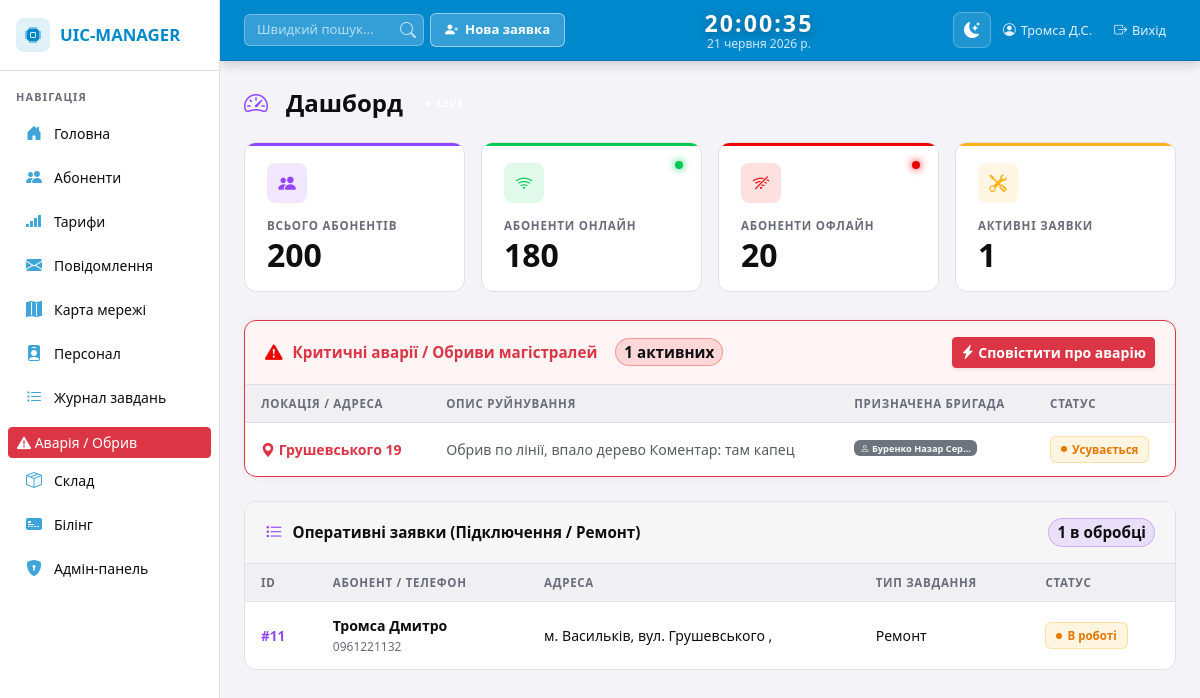
The app's page / (signed in), older data.
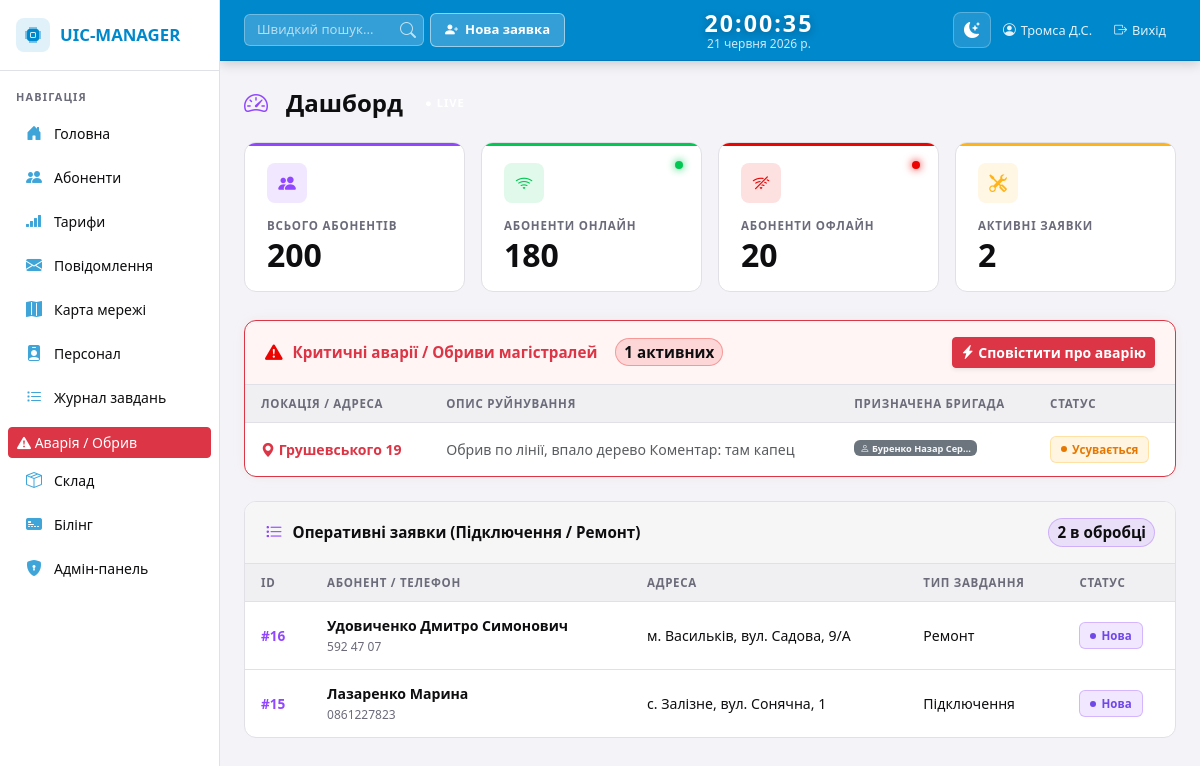
The same page, newer data.
### infrastructure/models.py (models this page shows, shortened)
class EmergencyTask(models.Model):
    city = models.CharField(max_length=50, default="м. Васильків", verbose_name="Місто")
    street = models.CharField(max_length=100, verbose_name="Вулиця")
    address = models.CharField(max_length=255, verbose_name="Повна адреса")
    description = models.TextField(verbose_name="Опис проблеми")
    status = models.CharField(max_length=20, default='new')
    assignees = models.ManyToManyField(Employee, related_name="emergency_tasks")
    created_at = models.DateTimeField(auto_now_add=True)
    latitude = models.CharField(max_length=50, blank=True, null=True)
    longitude = models.CharField(max_length=50, blank=True, null=True)
    class Meta:
        verbose_name = "Аварія"
        verbose_name_plural = "Аварії"

class Employee(models.Model):
    POSITION_CHOICES = [
        ('admin', 'Системний адміністратор'),
        ('installer', 'Монтажник'),
        ('operator', 'Оператор Колл-центру'),
        ('foreman', 'Бригадир'),
        ('director', 'Директор'),
    ]
    full_name = models.CharField(max_length=150)
    position = models.CharField(max_length=50, choices=POSITION_CHOICES, verbose_name="Посада")
    phone = models.CharField(max_length=20)
    email = models.EmailField(blank=True, null=True)
    is_active = models.BooleanField(default=True)
    class Meta:
        verbose_name = "Співробітник"
        verbose_name_plural = "Співробітники"

class ConnectionApplication(models.Model):
    full_name = models.CharField(max_length=150, verbose_name="ПІБ")
    phone = models.CharField(max_length=20, verbose_name="Телефон")
    city = models.CharField(max_length=50, verbose_name="Місто")
    task_type = models.CharField(max_length=20, default='connection', verbose_name="Тип завдання")
    object_type = models.CharField(max_length=20, verbose_name="Тип об'єкта")
    street = models.CharField(max_length=100, verbose_name="Вулиця")
    house_number = models.CharField(max_length=20, verbose_name="№ будинку")
    comment = models.TextField(blank=True, null=True)
    status = models.CharField(max_length=20, default='new')
    created_at = models.DateTimeField(auto_now_add=True)
    planned_date = models.DateField(null=True, blank=True, verbose_name="Запланована дата")
    assignee = models.ForeignKey(Employee, on_delete=models.SET_NULL, null=True, blank=True, verbose_name="Виконавець")
    class Meta:
        verbose_name = "Заявка на підключення"
        verbose_name_plural = "Заявки на підключення"

### infrastructure/views.py (the view)
# urls.py: path('', dashboard_view, name='dashboard'),
@login_required
def dashboard_view(request):
    active_apps = ConnectionApplication.objects.filter(
        status__in=['new', 'agreed']
    ).order_by('-created_at')
    active_emergencies = EmergencyTask.objects.filter(
        status__in=['new', 'in_progress']
    ).order_by('-created_at')
    return render(request, 'dashboard.html', {
        'total_clients': Client.objects.count(),
        'online_clients': Client.objects.filter(is_online=True).count(),
        'offline_clients': Client.objects.filter(is_online=False).count(),
        'new_tickets': active_apps.count(),  # Лічильник нових заявок на дашборді
        'active_applications': active_apps,
        'active_emergencies': active_emergencies,
        'installers': Employee.objects.filter(position__in=['installer', 'foreman']),
    })

### templates/dashboard.html (shortened to what the changed rows need)
{% extends 'base.html' %}
{% block content %}
<div>
  <div class="dash-header">
    <h2><i class="bi bi-speedometer2 me-2" style="color:#9147ff;"></i>Дашборд</h2>
  </div>
  <div class="stat-grid">
    <div class="stat-card yellow">
      <div class="stat-icon"><i class="bi bi-tools"></i></div>
      <div class="stat-label">Активні заявки</div>
      <div class="stat-value">{{ new_tickets }}</div>
    </div>
  </div>
  <div class="tickets-card mb-4 border-danger" style="box-shadow: 0 0 15px rgba(235,4,0,0.05);">
    <table class="tw-table">
      <thead>
        <tr>
          <th>Локація / Адреса</th><th>Опис руйнування</th><th>Призначена бригада</th><th>Статус</th>
        </tr>
      </thead>
      <tbody>
        {% for emergency in active_emergencies %}
        <tr>
          <td><span class="fw-bold text-danger"><i class="bi bi-geo-alt-fill"></i> {{ emergency.address }}</span></td>
          <td class="text-muted small">{{ emergency.description }}</td>
          <td>
            <div class="small fw-bold">
                {% for worker in emergency.assignees.all %}
                    <span class="badge bg-secondary text-light mb-1"><i class="bi bi-person"></i> {{ worker.full_name|truncatechars:18 }}</span>
                {% empty %}
                    <span class="text-danger small"><i class="bi bi-slash-circle"></i> Не призначено</span>
                {% endfor %}
            </div>
          </td>
          <td>
            {% if emergency.status == 'new' %}
                <span class="tw-badge badge-high animate-pulse">Критична</span>
            {% elif emergency.status == 'in_progress' %}
                <span class="tw-badge badge-process">Усувається</span>
            {% endif %}
          </td>
        </tr>
        {% endfor %}
      </tbody>
    </table>
  </div>
  <div class="tickets-card">
    <div class="tickets-header">
      <i class="bi bi-list-task" style="color:#9147ff; font-size:1.1rem;"></i>
      <span>Оперативні заявки (Підключення / Ремонт)</span>
      <span class="count-badge ms-auto">{{ active_applications|length }} в обробці</span>
    </div>
    <table class="tw-table">
      <thead>
        <tr>
          <th>ID</th><th>Абонент / Телефон</th><th>Адреса</th><th>Тип завдання</th><th>Статус</th>
        </tr>
      </thead>
      <tbody>
        {% for app in active_applications %}
        <tr>
          <td><span class="ticket-id">#{{ app.id }}</span></td>
          <td>
            <div class="ticket-name">{{ app.full_name }}</div>
            <div class="ticket-addr">{{ app.phone }}</div>
          </td>
          <td>{{ app.city }}, вул. {{ app.street }}, {{ app.house_number }}</td>
          <td>
            {% if app.task_type == 'connection' %}Підключення
            {% elif app.task_type == 'repair' %}Ремонт
            {% elif app.task_type == 'cctv' %}Відеонагляд
            {% else %}Інше{% endif %}
          </td>
          <td>
            {% if app.status == 'new' %}
                <span class="tw-badge badge-new">Нова</span>
            {% elif app.status == 'agreed' %}
                <span class="tw-badge badge-process">В роботі</span>
            {% endif %}
          </td>
        </tr>
        {% endfor %}
      </tbody>
    </table>
  </div>
</div>
{% endblock %}

Row changes from the older to the newer data that the page shows:
no longer on this page (row edited): ConnectionApplication: id "11", full_name "Тромса Дмитро", phone "0961221132", city "м. Васильків", street "Грушевського", task_type "Ремонт", status "В роботі"
added ConnectionApplication: id "16", full_name "Удовиченко Дмитро Симонович", phone "592 47 07", city "м. Васильків", street "Садова", house_number "9/А", task_type "Ремонт", status "Нова"
added ConnectionApplication: id "15", full_name "Лазаренко Марина", phone "0861227823", city "с. Залізне", street "Сонячна", house_number "1", task_type "Підключення", status "Нова"
Text that changed along with them:
{{ new_tickets }}: "1" → "2"
{{ active_applications|length }}: "1" → "2"
